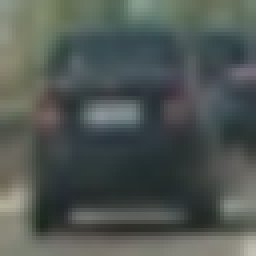
#> input picture test_images/Data2/vehicles/GTI_Far/image0002.png, 64 x 64 px (shown 4 times larger); its folder holds only this picture in this run
$ jupyter execute --allow-errors home_version.ipynb   (shell and % lines are left out)   (older library calls are emulated)
#> lines starting #> are read from the running program, lines starting #| are printed output that depends on the picture
[cell 1]
import matplotlib.image as mpimg
import matplotlib.pyplot as plt
import numpy as np
import cv2
import glob
import time
from sklearn.svm import LinearSVC
from sklearn.preprocessing import StandardScaler
from skimage.feature import hog
#from lesson_functions import *
# NOTE: the next import is only valid for scikit-learn version <= 0.17
# for scikit-learn >= 0.18 use:
# from sklearn.model_selection import train_test_split
from sklearn.cross_validation import train_test_split
from scipy.ndimage.measurements import label

[cell 2]
def get_hog_features(img, orient, pix_per_cell, cell_per_block,vis=False, feature_vec=True):
    # Call with two outputs if vis==True
    if vis == True:
        features, hog_image = hog(img, orientations=orient,
                                  pixels_per_cell=(pix_per_cell, pix_per_cell),
                                  cells_per_block=(cell_per_block, cell_per_block),
                                  transform_sqrt=False,
                                  visualise=vis, feature_vector=feature_vec)
        return features, hog_image
    # Otherwise call with one output
    else:
        features = hog(img, orientations=orient,
                       pixels_per_cell=(pix_per_cell, pix_per_cell),
                       cells_per_block=(cell_per_block, cell_per_block),
                       transform_sqrt=False,
                       visualise=vis, feature_vector=feature_vec)
        return features

# Define a function to compute binned color features
def bin_spatial(img, size=(32, 32)):
    # Use cv2.resize().ravel() to create the feature vector
    features = cv2.resize(img, size).ravel()
    # Return the feature vector
    return features

# Define a function to compute color histogram features
# NEED TO CHANGE bins_range if reading .png files with mpimg!
def color_hist(img, nbins=32, bins_range=(0, 256)):
    # Compute the histogram of the color channels separately
    channel1_hist = np.histogram(img[:,:,0], bins=nbins, range=bins_range)
    channel2_hist = np.histogram(img[:,:,1], bins=nbins, range=bins_range)
    channel3_hist = np.histogram(img[:,:,2], bins=nbins, range=bins_range)
    # Concatenate the histograms into a single feature vector
    hist_features = np.concatenate((channel1_hist[0], channel2_hist[0], channel3_hist[0]))
    # Return the individual histograms, bin_centers and feature vector
    return hist_features

# Define a function to extract features from a list of images
# Have this function call bin_spatial() and color_hist()
def extract_features(imgs, color_space='RGB', spatial_size=(32, 32),
                        hist_bins=32, orient=9,
                        pix_per_cell=8, cell_per_block=2, hog_channel=0,
                        spatial_feat=True, hist_feat=True, hog_feat=True):
    # Create a list to append feature vectors to
#> called with color_space = 'YCrCb', spatial_size = (16, 16), hist_bins = 32, orient = 8, pix_per_cell = 8, cell_per_block = 2, hog_channel = 'ALL', spatial_feat = True
    features = []
    # Iterate through the list of images
    for file in imgs:
        file_features = []
        # Read in each one by one
        #image = mpimg.imread(file)
        image = cv2.imread(file)
#> image is the input picture: shape (64, 64, 3); mean B, G, R 83.2, 87.3, 80.2
        image = cv2.cvtColor(image,cv2.COLOR_BGR2RGB)
        # apply color conversion if other than 'RGB'
        if color_space != 'RGB':
            if color_space == 'HSV':
                feature_image = cv2.cvtColor(image, cv2.COLOR_RGB2HSV)
            elif color_space == 'LUV':
                feature_image = cv2.cvtColor(image, cv2.COLOR_RGB2LUV)
            elif color_space == 'HLS':
                feature_image = cv2.cvtColor(image, cv2.COLOR_RGB2HLS)
            elif color_space == 'YUV':
                feature_image = cv2.cvtColor(image, cv2.COLOR_RGB2YUV)
            elif color_space == 'YCrCb':
                feature_image = cv2.cvtColor(image, cv2.COLOR_RGB2YCrCb)
#> feature_image: shape (64, 64, 3); mean of channels 0, 1, 2 84.7, 124.7, 127.2
        else: feature_image = np.copy(image)

        if spatial_feat == True:
            spatial_features = bin_spatial(feature_image, size=spatial_size)
#> in bin_spatial, `features = cv2.resize(img, size).ravel()`: features = 768 values, max 177 at index 765, min 39 at index 660, mean 112.4
#> spatial_features has the same summary as features in bin_spatial
            file_features.append(spatial_features)
        if hist_feat == True:
            # Apply color_hist()
            hist_features = color_hist(feature_image, nbins=hist_bins)
#> in color_hist, `hist_features = np.concatenate((channel1_hist[0], channel2_hist[0], ch..`: hist_features = 96 values, max 2685 at index 47, min 0 at index 0, mean 128
            file_features.append(hist_features)
        if hog_feat == True:
        # Call get_hog_features() with vis=False, feature_vec=True
            if hog_channel == 'ALL':
                hog_features = []
                for channel in range(feature_image.shape[2]):
                    hog_features.append(get_hog_features(feature_image[:,:,channel],
                                        orient, pix_per_cell, cell_per_block,
                                        vis=False, feature_vec=True))
#> after the loop, hog_features = 3 items
                hog_features = np.ravel(hog_features)
#> hog_features = 4704 values, max 0.485 at index 1235, min 0 at index 3, mean 0.127
            else:
                hog_features = get_hog_features(feature_image[:,:,hog_channel], orient,
                            pix_per_cell, cell_per_block, vis=False, feature_vec=True)
            # Append the new feature vector to the features list
            file_features.append(hog_features)
        features.append(np.concatenate(file_features))
    # Return list of feature vectors
    return features

# Define a function that takes an image,
# start and stop positions in both x and y,
# window size (x and y dimensions),
# and overlap fraction (for both x and y)
# [51 lines left out: functions slide_window, draw_boxes, not called in this run]

[cell 3]
# [77 lines left out: functions single_img_features, search_windows, not called in this run]

[cell 4]
cars = glob.glob('./test_images/Data2/vehicles/*/*.png')
notcars = glob.glob('./test_images/Data2/non-vehicles/*/*.png')

# Reduce the sample size because
# The quiz evaluator times out after 13s of CPU time
#sample_size = 3000
#cars = cars[0:sample_size]
#notcars = notcars[0:sample_size]

### TODO: Tweak these parameters and see how the results change.
color_space = 'YCrCb' # Can be RGB, HSV, LUV, HLS, YUV, YCrCb
orient = 8  # HOG orientations
pix_per_cell = 8 # HOG pixels per cell
cell_per_block = 2 # HOG cells per block
hog_channel ="ALL"# Can be 0, 1, 2, or "ALL"
spatial_size = (16,16) # Spatial binning dimensions
hist_bins = 32   # Number of histogram bins
spatial_feat = True # Spatial features on or off
hist_feat = True # Histogram features on or off
hog_feat = True # HOG features on or off
y_start_stop = [350,650] # Min and max in y to search in slide_window()
x_start_stop = [None, None]#[400,1300]

car_features = extract_features(cars, color_space=color_space,
                        spatial_size=spatial_size, hist_bins=hist_bins,
                        orient=orient, pix_per_cell=pix_per_cell,
                        cell_per_block=cell_per_block,
                        hog_channel=hog_channel, spatial_feat=spatial_feat,
                        hist_feat=hist_feat, hog_feat=hog_feat)
#> car_features = 2 items
notcar_features = extract_features(notcars, color_space=color_space,
                        spatial_size=spatial_size, hist_bins=hist_bins,
                        orient=orient, pix_per_cell=pix_per_cell,
                        cell_per_block=cell_per_block,
                        hog_channel=hog_channel, spatial_feat=spatial_feat,
                        hist_feat=hist_feat, hog_feat=hog_feat)

#> (the rest of this cell did not finish here and is left out)

#> (a cell that did not finish here is left out)

[cell 6]
# [30 lines left out: function find_car, not called in this run]

[cell 7]
color_space = 'YCrCb' # Can be RGB, HSV, LUV, HLS, YUV, YCrCb
orient = 8  # HOG orientations
pix_per_cell = 8 # HOG pixels per cell
cell_per_block = 2 # HOG cells per block
hog_channel ="ALL"# Can be 0, 1, 2, or "ALL"
spatial_size = (16,16) # Spatial binning dimensions
hist_bins = 32   # Number of histogram bins
spatial_feat = True # Spatial features on or off
hist_feat = True # Histogram features on or off
hog_feat = True # HOG features on or off
y_start_stop = [350,650] # Min and max in y to search in slide_window()
x_start_stop = [None, None]#[400,1300]


#svc = dist_pickle["svc"]
scale=1.5
orient =8
pix_per_cell =8
cell_per_block = 2
spatial_size = (16,16)
hist_bins = 32

img = mpimg.imread('test_images/test5.jpg')
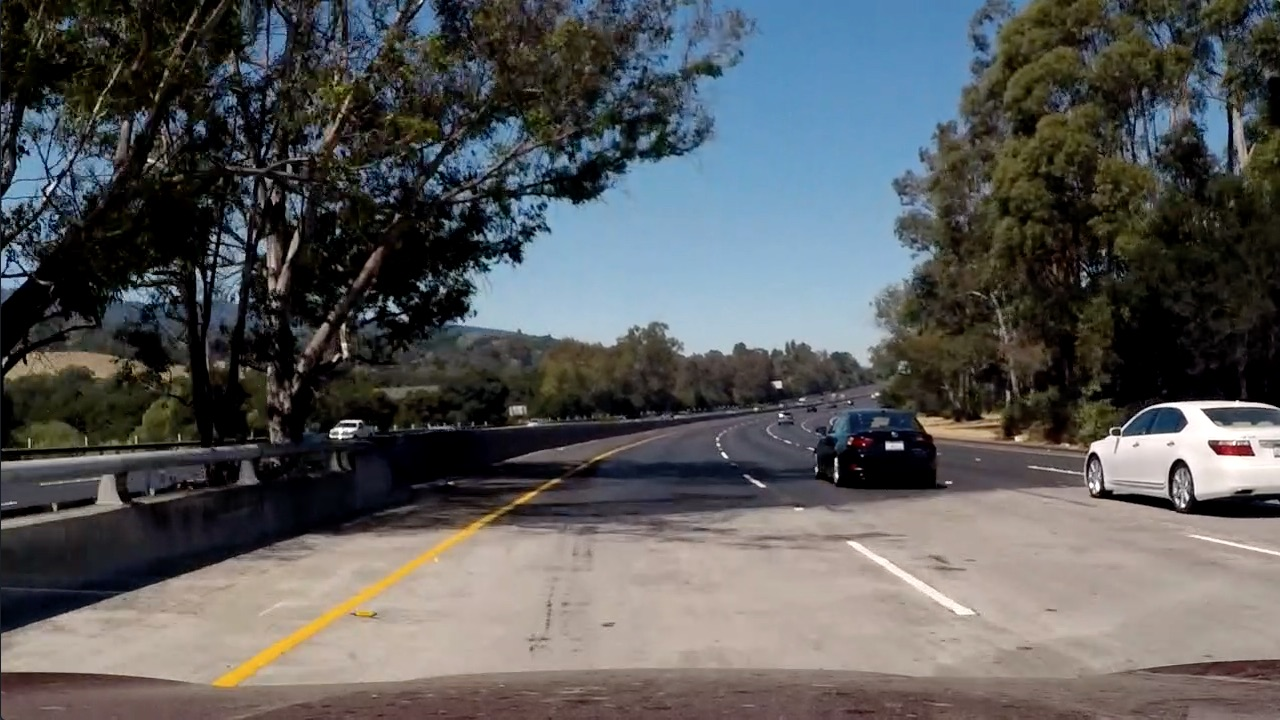
#> input picture test_images/test5.jpg, 1280 x 720 px
#> img is the input picture: shape (720, 1280, 3); mean R, G, B 88.5, 89.3, 89.8


# Define a single function that can extract features using hog sub-sampling and make predictions
# [65 lines left out: function find_cars, not called in this run]

ystart = 400
ystop = 656
scale = 1.5

#> (the rest of this cell did not finish here and is left out)

[cell 8]
color_space = 'YCrCb' # Can be RGB, HSV, LUV, HLS, YUV, YCrCb
orient = 8  # HOG orientations
pix_per_cell = 8 # HOG pixels per cell
cell_per_block = 2 # HOG cells per block
hog_channel ="ALL"# Can be 0, 1, 2, or "ALL"
spatial_size = (16,16) # Spatial binning dimensions
hist_bins = 32   # Number of histogram bins
spatial_feat = True # Spatial features on or off
hist_feat = True # Histogram features on or off
hog_feat = True # HOG features on or off
y_start_stop = [350,650] # Min and max in y to search in slide_window()
x_start_stop = [None, None]#[400,1300]


#svc = dist_pickle["svc"]
scale=1.5
orient =8
pix_per_cell =8
cell_per_block = 2
spatial_size = (16,16)
hist_bins = 32

img = mpimg.imread('test_images/test5.jpg')


# Define a single function that can extract features using hog sub-sampling and make predictions
def find_cars2(img):

    scale=1.5
    orient =8
    pix_per_cell =8
    cell_per_block = 2
    spatial_size = (16,16)
    hist_bins = 32


    draw_img = np.copy(img)
    #img = img.astype(np.float32)/255

    img_tosearch = img[ystart:ystop,:,:]
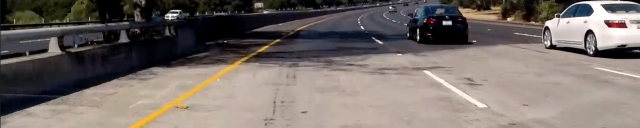
#> img_tosearch: shape (256, 1280, 3) (shown at 1/2 size); mean R, G, B 118.7, 109.7, 104.9
    ctrans_tosearch = cv2.cvtColor(img_tosearch,cv2.COLOR_RGB2YCrCb)
#> ctrans_tosearch: shape (256, 1280, 3); mean of channels 0, 1, 2 111.8, 132.9, 124
    #convert_color(img_tosearch, conv='RGB2YCrCb')
    if scale != 1:
        imshape = ctrans_tosearch.shape
        ctrans_tosearch = cv2.resize(ctrans_tosearch, (np.int(imshape[1]/scale), np.int(imshape[0]/scale)))
#> ctrans_tosearch: shape (170, 853, 3); mean of channels 0, 1, 2 111.7, 132.9, 124

    ch1 = ctrans_tosearch[:,:,0]
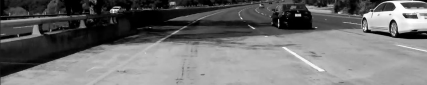
#> ch1: shape (170, 853) (shown at 1/2 size); min 0, max 255, mean 111.7
    ch2 = ctrans_tosearch[:,:,1]
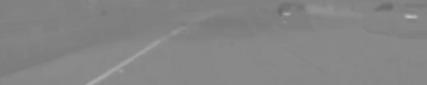
#> ch2: shape (170, 853) (shown at 1/2 size); min 103, max 189, mean 132.9
    ch3 = ctrans_tosearch[:,:,2]
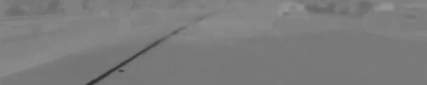
#> ch3: shape (170, 853) (shown at 1/2 size); min 46, max 151, mean 124

    # Define blocks and steps as above
    nxblocks = (ch1.shape[1] // pix_per_cell) - cell_per_block + 1
    nyblocks = (ch1.shape[0] // pix_per_cell) - cell_per_block + 1
    nfeat_per_block = orient*cell_per_block**2

    # 64 was the orginal sampling rate, with 8 cells and 8 pix per cell
    window = 64
    nblocks_per_window = (window // pix_per_cell) - cell_per_block + 1
    cells_per_step = 2  # Instead of overlap, define how many cells to step
    nxsteps = (nxblocks - nblocks_per_window) // cells_per_step
    nysteps = (nyblocks - nblocks_per_window) // cells_per_step

    # Compute individual channel HOG features for the entire image
    hog1 = get_hog_features(ch1, orient, pix_per_cell, cell_per_block, feature_vec=False)
    hog2 = get_hog_features(ch2, orient, pix_per_cell, cell_per_block, feature_vec=False)
    hog3 = get_hog_features(ch3, orient, pix_per_cell, cell_per_block, feature_vec=False)

    for xb in range(nxsteps):
        for yb in range(nysteps):
            ypos = yb*cells_per_step
            xpos = xb*cells_per_step
            # Extract HOG for this patch
            hog_feat1 = hog1[ypos:ypos+nblocks_per_window, xpos:xpos+nblocks_per_window].ravel()
            hog_feat2 = hog2[ypos:ypos+nblocks_per_window, xpos:xpos+nblocks_per_window].ravel()
            hog_feat3 = hog3[ypos:ypos+nblocks_per_window, xpos:xpos+nblocks_per_window].ravel()
            hog_features = np.hstack((hog_feat1, hog_feat2, hog_feat3))

            xleft = xpos*pix_per_cell
            ytop = ypos*pix_per_cell

            # Extract the image patch
            subimg = cv2.resize(ctrans_tosearch[ytop:ytop+window, xleft:xleft+window], (64,64))

            # Get color features
            spatial_features = bin_spatial(subimg, size=spatial_size)
            hist_features = color_hist(subimg, nbins=hist_bins)

            # Scale features and make a prediction
            test_features = X_scaler.transform(np.hstack((spatial_features, hist_features, hog_features)).reshape(1, -1))
            #test_features = X_scaler.transform(np.hstack((shape_feat, hist_feat)).reshape(1, -1))
            test_prediction = svc.predict(test_features)

            if test_prediction == 1:
                xbox_left = np.int(xleft*scale)
                ytop_draw = np.int(ytop*scale)
                win_draw = np.int(window*scale)
                cv2.rectangle(draw_img,(xbox_left, ytop_draw+ystart),(xbox_left+win_draw,ytop_draw+win_draw+ystart),(0,0,255),6)
#> subimg: shape (64, 64, 3); mean of channels 0, 1, 2 56.9, 128.7, 123.8

    return draw_img

ystart = 400
ystop = 656
scale = 1.5

#> (the rest of this cell did not finish here and is left out)

[cell 9]
color_space = 'YCrCb' # Can be RGB, HSV, LUV, HLS, YUV, YCrCb
orient = 8  # HOG orientations
pix_per_cell = 8 # HOG pixels per cell
cell_per_block = 2 # HOG cells per block
hog_channel ="ALL"# Can be 0, 1, 2, or "ALL"
spatial_size = (16,16) # Spatial binning dimensions
hist_bins = 32   # Number of histogram bins
spatial_feat = True # Spatial features on or off
hist_feat = True # Histogram features on or off
hog_feat = True # HOG features on or off
y_start_stop = [350,650] # Min and max in y to search in slide_window()
x_start_stop = [None, None]#[400,1300]


#svc = dist_pickle["svc"]
scale=1.5
orient =8
pix_per_cell =8
cell_per_block = 8
spatial_size = (16,16)
hist_bins = 32

img = mpimg.imread('test_images/test5.jpg')


# Define a single function that can extract features using hog sub-sampling and make predictions
def find_cars3(img,yrange):
    boxes=[]
    scale=1.5
    orient =8
    pix_per_cell =8
    cell_per_block = 2
    spatial_size = (16,16)
    hist_bins = 32
    step=2

    ystart=yrange[0]
    ystop=yrange[1]


    img = img.astype(np.float32)/255
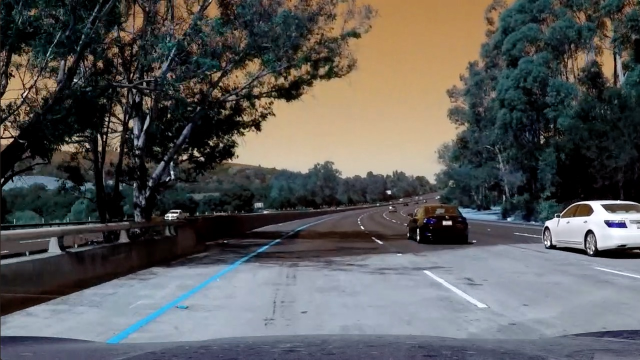
#> img: shape (720, 1280, 3) float32 (shown at 1/2 size); mean of channels 0, 1, 2 0.347, 0.35, 0.352; drawn as B, G, R
    draw_img = np.copy(img)

    img_tosearch = img[ystart:ystop,:,:]
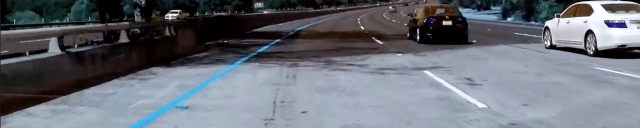
#> img_tosearch: shape (256, 1280, 3) float32 (shown at 1/2 size); mean of channels 0, 1, 2 0.465, 0.43, 0.411; drawn as B, G, R
    ctrans_tosearch = cv2.cvtColor(img_tosearch,cv2.COLOR_RGB2YCrCb)
#> ctrans_tosearch: shape (256, 1280, 3) float32; mean of channels 0, 1, 2 0.438, 0.519, 0.485
    #convert_color(img_tosearch, conv='RGB2YCrCb')
    if scale != 1:
        imshape = ctrans_tosearch.shape
        ctrans_tosearch = cv2.resize(ctrans_tosearch, (np.int(imshape[1]/scale), np.int(imshape[0]/scale)))
#> ctrans_tosearch: shape (170, 853, 3) float32; mean of channels 0, 1, 2 0.439, 0.519, 0.484

    ch1 = ctrans_tosearch[:,:,0]
    ch2 = ctrans_tosearch[:,:,1]
    ch3 = ctrans_tosearch[:,:,2]

    # Define blocks and steps as above
    nxblocks = (ch1.shape[1] // pix_per_cell) - cell_per_block + 1
    nyblocks = (ch1.shape[0] // pix_per_cell) - cell_per_block + 1
    nfeat_per_block = orient*cell_per_block**2

    # 64 was the orginal sampling rate, with 8 cells and 8 pix per cell
    window = 64
    nblocks_per_window = (window // pix_per_cell) - cell_per_block + 1
    cells_per_step = 2  # Instead of overlap, define how many cells to step
    nxsteps = (nxblocks - nblocks_per_window) // cells_per_step
    nysteps = (nyblocks - nblocks_per_window) // cells_per_step

    # Compute individual channel HOG features for the entire image
    hog1 = get_hog_features(ch1, orient, pix_per_cell, cell_per_block, feature_vec=False)
    hog2 = get_hog_features(ch2, orient, pix_per_cell, cell_per_block, feature_vec=False)
    hog3 = get_hog_features(ch3, orient, pix_per_cell, cell_per_block, feature_vec=False)

    for xb in range(nxsteps):
        for yb in range(nysteps):
            ypos = yb*cells_per_step
            xpos = xb*cells_per_step
            # Extract HOG for this patch
            hog_feat1 = hog1[ypos:ypos+nblocks_per_window, xpos:xpos+nblocks_per_window].ravel()
            hog_feat2 = hog2[ypos:ypos+nblocks_per_window, xpos:xpos+nblocks_per_window].ravel()
            hog_feat3 = hog3[ypos:ypos+nblocks_per_window, xpos:xpos+nblocks_per_window].ravel()
            hog_features = np.hstack((hog_feat1, hog_feat2, hog_feat3))

            xleft = xpos*pix_per_cell
            ytop = ypos*pix_per_cell

            # Extract the image patch
            subimg = cv2.resize(ctrans_tosearch[ytop:ytop+window, xleft:xleft+window], (64,64))

            # Get color features
            spatial_features = bin_spatial(subimg, size=spatial_size)
            hist_features = color_hist(subimg, nbins=hist_bins)

            # Scale features and make a prediction
            test_features = X_scaler.transform(np.hstack((spatial_features, hist_features, hog_features)).reshape(1, -1))
            #test_features = X_scaler.transform(np.hstack((shape_feat, hist_feat)).reshape(1, -1))
            test_prediction = svc.predict(test_features)

            if test_prediction == 1:
                xbox_left = np.int(xleft*scale)
                ytop_draw = np.int(ytop*scale)
                win_draw = np.int(window*scale)
                boxes.append(((int(xbox_left), int(ytop_draw+ystart)),(int(xbox_left+win_draw),int(ytop_draw+win_draw+ystart))))
                cv2.rectangle(draw_img,(xbox_left, ytop_draw+ystart),(xbox_left+win_draw,ytop_draw+win_draw+ystart),(0,0,255),6)
#> subimg: shape (64, 64, 3) float32; mean of channels 0, 1, 2 0.224, 0.503, 0.484
#> after the loop, boxes = []

    return boxes

ystart = 400
ystop = 656
yrange=[ystart,ystop]
scale = 1.5

#> (the rest of this cell did not finish here and is left out)

[cell 10]
from scipy.ndimage.measurements import label

THRES = 3 # Minimal overlapping boxes
#> THRES = 3
ALPHA = 0.75 # Filter parameter, weight of the previous measurements

image = cv2.imread('test_images/test1.jpg')
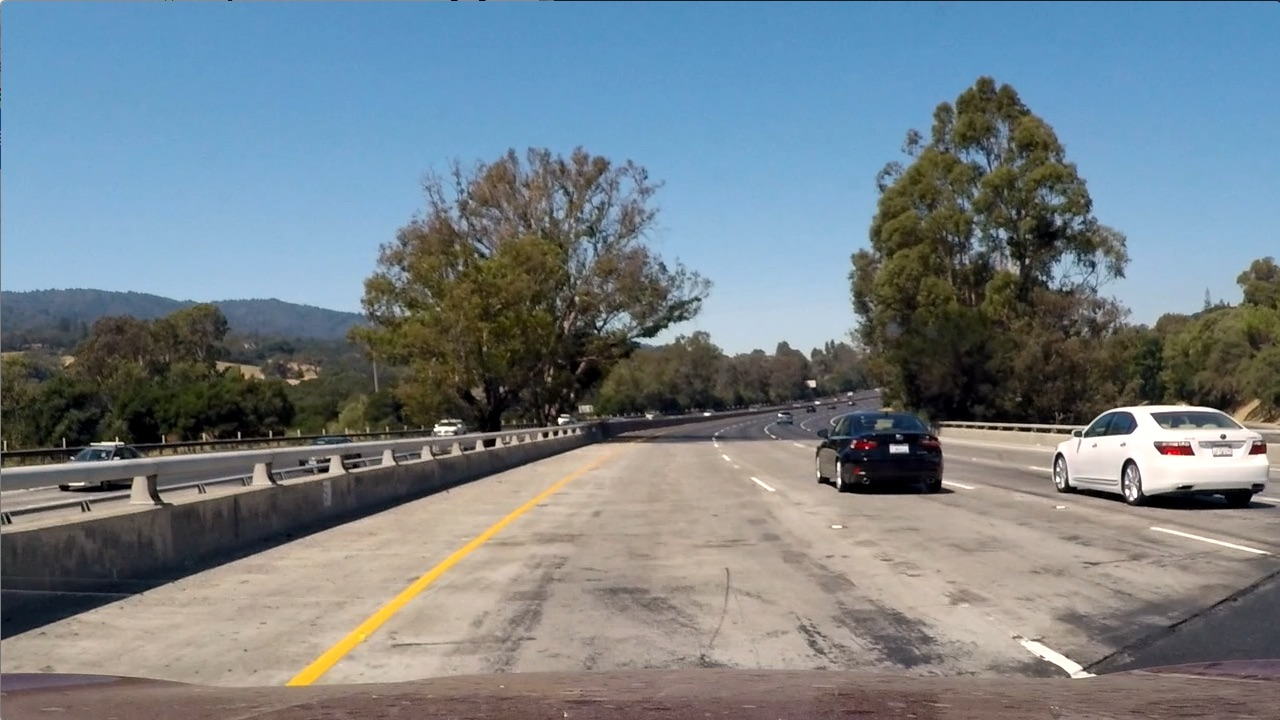
#> input picture test_images/test1.jpg, 1280 x 720 px
#> image is the input picture: shape (720, 1280, 3); mean B, G, R 135.5, 128.7, 117.5
track_list = []#[np.array([880, 440, 76, 76])]
#track_list += [np.array([1200, 480, 124, 124])]
THRES_LEN = 32
Y_MIN = 440

heat_p = np.zeros((720, 1280)) # Store prev heat image
boxes_p = [] # Store prev car boxes
n_count = 0 # Frame counter

[cell 11]
# Read in a pickle file with bboxes saved
# Each item in the "all_bboxes" list will contain a
# list of boxes for one of the images shown above
#box_list = pickle.load( open( "bbox_pickle.p", "rb" ))

# Read in image similar to one shown above
image = cv2.imread('test_images/test1.jpg')
#> (the rest of this cell did not finish here and is left out)

[cell 12]
def pipeline(imgage):
    ystart = 400
#> ystart = 400
    ystop = 656
    yrange=[ystart,ystop]
#> yrange = [400, 656]
    box_list=find_cars3(img,yrange)
    heat = np.zeros_like(image[:,:,0]).astype(np.float)
    # Add heat to each box in box list
    heat = add_heat(heat,box_list)

    # Apply threshold to help remove false positives
    heat = apply_threshold(heat,1)

    # Visualize the heatmap when displaying
    heatmap = np.clip(heat, 0, 255)

    # Find final boxes from heatmap using label function
    labels = label(heatmap)
    draw_img = draw_labeled_bboxes(np.copy(image), labels)
    return cv2.cvtColor(draw_img,cv2.COLOR_BGR2RGB)


#> (the rest of this cell did not finish here and is left out)

[cell 13]
from moviepy.editor import VideoFileClip
from IPython.display import HTML

white_output = 'first_draft.mp4'
#> white_output = 'first_draft.mp4'
#> (the rest of this cell did not finish here and is left out)
